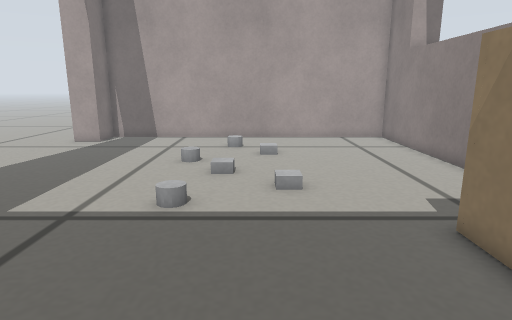
View 1 (above)

13 first-person views from a walk through a robot-simulator world made for Gazebo. The camera is 0.3 m above the floor, tilts 12° down and sees 75° across. The floor is counted in squares, 0.1 m on a side. Each view is taken from the middle of a square. On the plan, view 1 faces up. The plan holds only what a view shows up to about 20 squares ahead; the rest is blank.

View 2
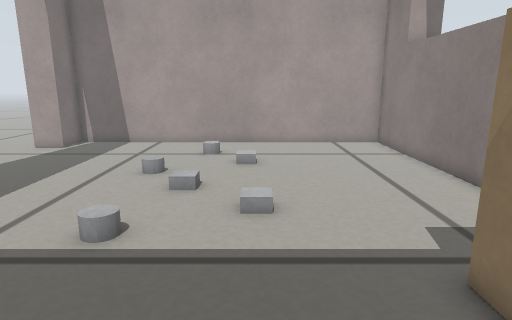

View 3
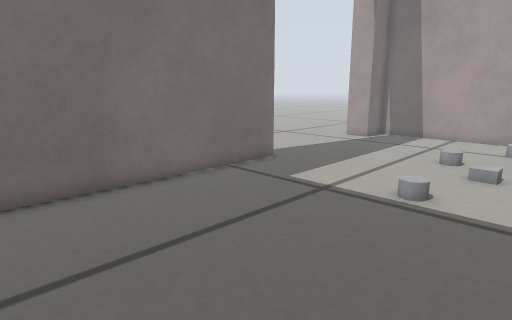

View 4
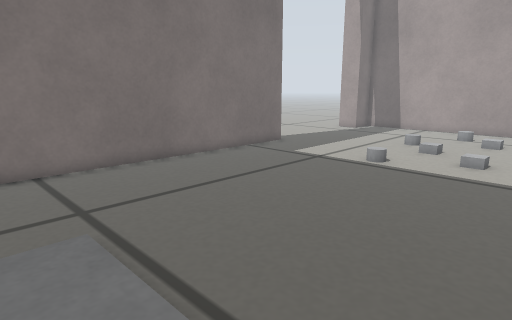

View 5
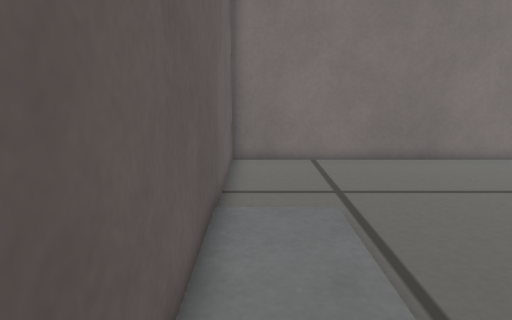

View 6
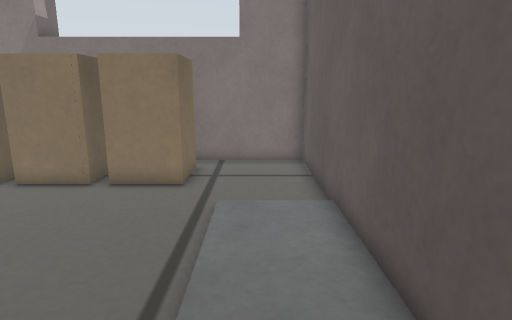

View 7
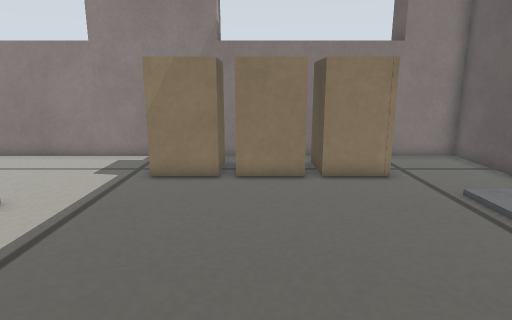

View 8
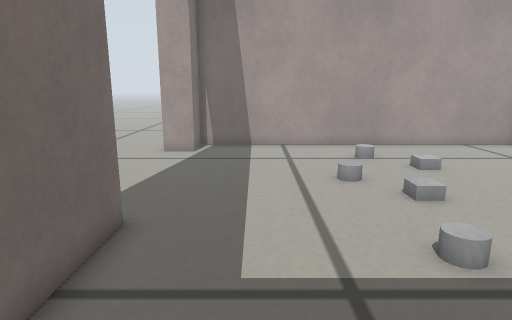

View 9
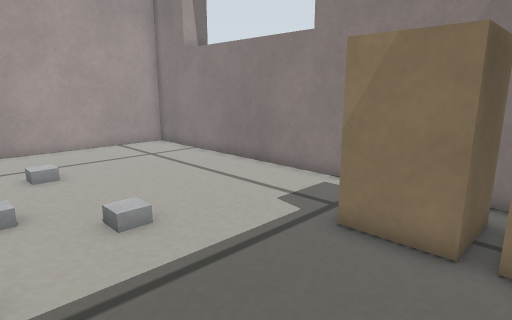

View 10
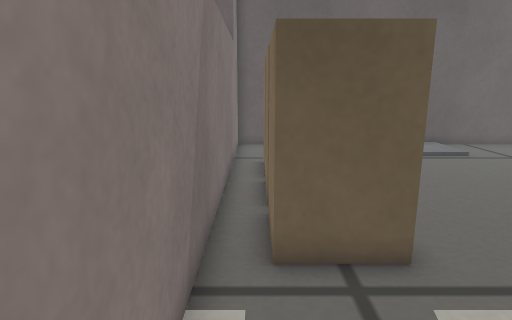

View 11
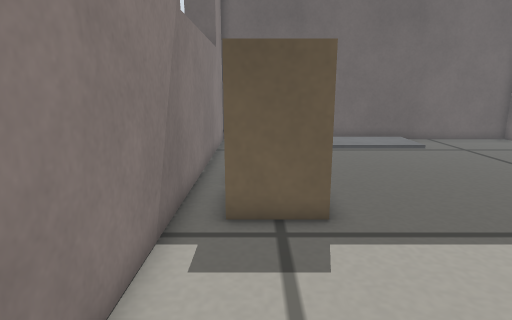

View 12
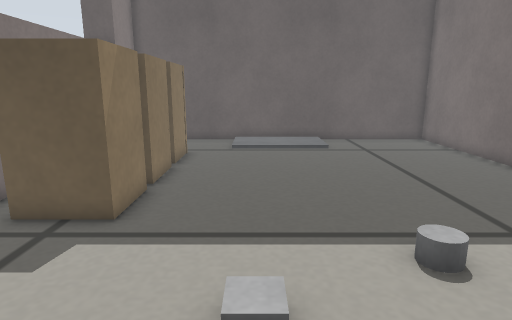

View 13
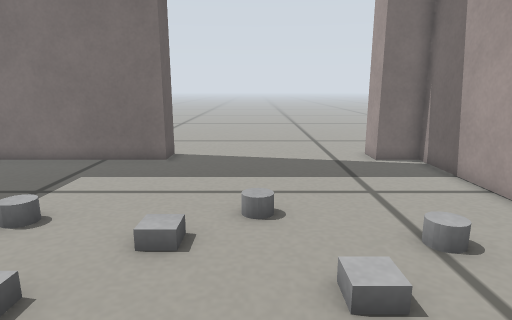

### Floor plan
Points are (right, up) in squares from view 1. A wall is a line through its corners. A room is listed if a view was taken in it or the views show most of it. See-through windows are left out.
Room 1 (views 1, 2, 3, 4, 5, 6, 7, 8, 9, 10, 11, 12, 13)
walls: (4.3, 6.7) (6.7, 6.7) (6.7, 4.3) (4.3, 4.3) (4.3, 6.7); (-9, 10.2) (-9, -6) (8, -6) (8, 21) (-9, 21) (-9, 19.2); (6.7, 3.7) (6.7, 1.2); (5.6, 1.3) (4.3, 1.3) (4.3, 3.8); (6.7, -1.7) (4.3, -1.7) (4.3, 0.7) (6.7, 0.7) (6.7, -0.8)
ways out: open door at (-9.5, 14.8)
objects: grey cylinder (-3, 14); grey cylinder (-2, 9); grey box (-1, 12); grey cylinder (-1, 18); grey box (1, 10); grey box (1, 16)

Where each view was taken, in squares from view 1:
view 1: 0 up, 0 right, facing up
view 2: 2 up, 1 right, facing up
view 3: 1 down, 1 right, facing up-left
view 4: 5 down, 4 right, facing up-left
view 5: 5 down, 5 right, facing left
view 6: 4 down, 6 left, facing right
view 7: 3 up, 7 left, facing right
view 8: 3 up, 6 left, facing up
view 9: 3 up, 2 left, facing up-right
view 10: 12 up, 7 right, facing down
view 11: 14 up, 6 right, facing down
view 12: 14 up, 1 right, facing down
view 13: 14 up, 5 right, facing left
